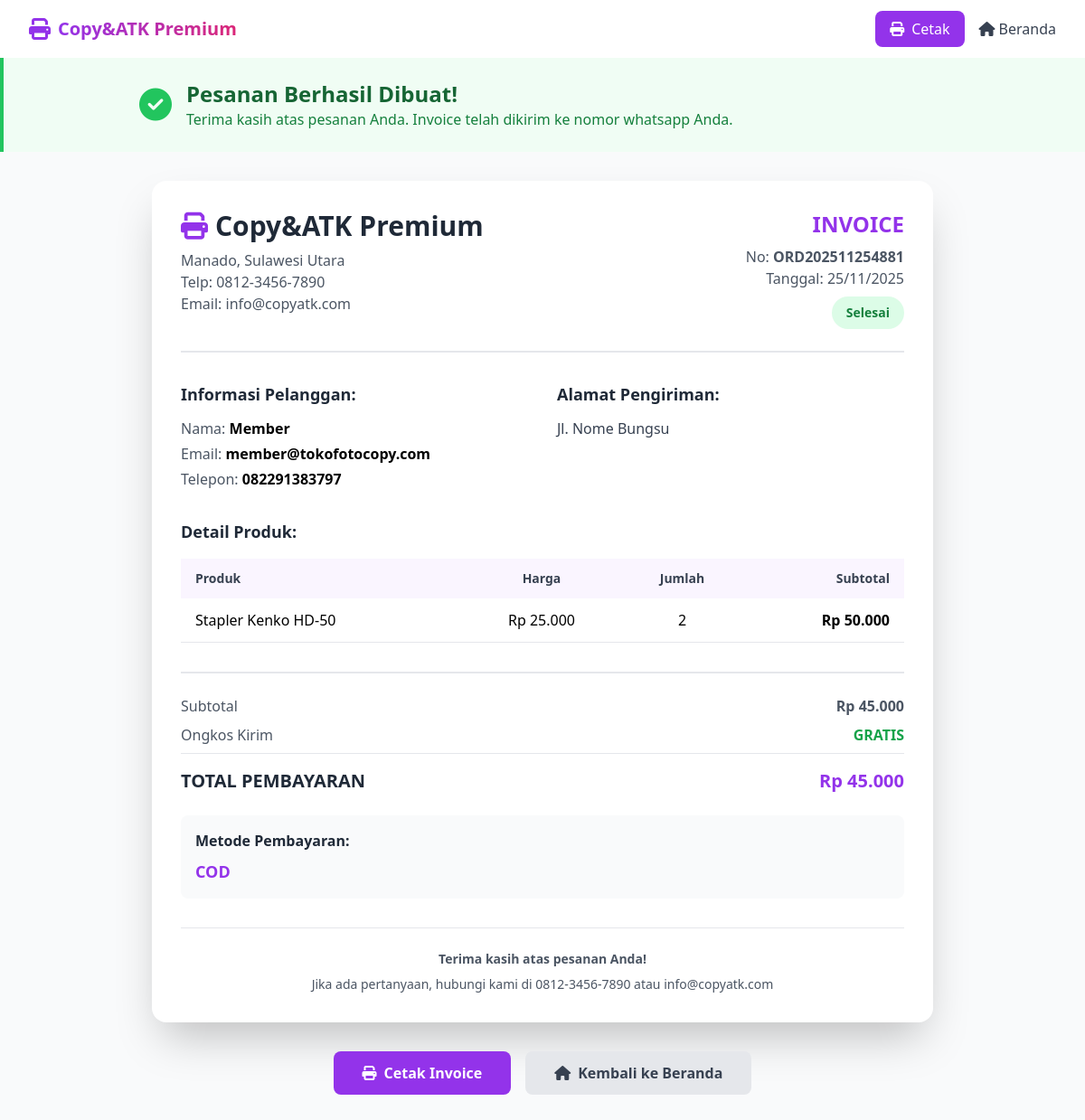
The app's page /invoice.php?kode=ORD202511254881 with its own data.
### tables this page shows
CREATE TABLE `pesanan` (
  `id` int NOT NULL,
  `user_id` int DEFAULT NULL,
  `kode_pesanan` varchar(50) NOT NULL,
  `nama_customer` varchar(100) NOT NULL,
  `email_customer` varchar(100) DEFAULT NULL,
  `telepon_customer` varchar(20) NOT NULL,
  `alamat_pengiriman` text NOT NULL,
  `total_harga` decimal(12,2) NOT NULL,
  `kupon_id` int DEFAULT NULL,
  `kode_kupon` varchar(50) DEFAULT NULL,
  `nilai_diskon` decimal(12,2) DEFAULT '0.00',
  `metode_pembayaran` enum('COD','Transfer') NOT NULL,
  `status` enum('Pending','Diproses','Selesai','Dibatalkan') DEFAULT 'Pending',
  `catatan` text,
  `created_at` timestamp NULL DEFAULT CURRENT_TIMESTAMP,
  `updated_at` timestamp NULL DEFAULT CURRENT_TIMESTAMP ON UPDATE CURRENT_TIMESTAMP,
  `poin_didapat` int DEFAULT '0' COMMENT 'Jumlah poin yang didapat dari pesanan ini'
);

CREATE TABLE `detail_pesanan` (
  `id` int NOT NULL,
  `pesanan_id` int NOT NULL,
  `produk_id` int NOT NULL,
  `nama_produk` varchar(200) NOT NULL,
  `harga` decimal(10,2) NOT NULL,
  `jumlah` int NOT NULL,
  `subtotal` decimal(12,2) NOT NULL
);

### config/database.php (called while the page is built, shortened)
<?php
class Database {
    private $host = DB_HOST;
    private $user = DB_USER;
    private $pass = DB_PASS;
    private $dbname = DB_NAME;
    public function connect() {
        $this->conn = null;
        try {
            $this->conn = new mysqli($this->host, $this->user, $this->pass, $this->dbname);
            $this->conn->set_charset("utf8mb4");
        } catch(Exception $e) {
            die("Error Database: " . $e->getMessage());
        }
        return $this->conn;
    }
}
function getDB() {
    $database = new Database();
    return $database->connect();
}
function escape($string) {
    $db = getDB();
    return $db->real_escape_string($string);
}
?>

### invoice.php (the view, shortened to what this page needs)
<?php
require_once 'config/database.php';
$db = getDB();
$kode_pesanan = isset($_GET['kode']) ? escape($_GET['kode']) : '';
$query = "SELECT * FROM pesanan WHERE kode_pesanan = '$kode_pesanan'";
$result = $db->query($query);
$pesanan = $result->fetch_assoc();
$query_detail = "SELECT dp.*, p.foto
                 FROM detail_pesanan dp
                 LEFT JOIN produk p ON dp.produk_id = p.id
                 WHERE dp.pesanan_id = {$pesanan['id']}";
$detail_produk = $db->query($query_detail);
?>
<!DOCTYPE html>
<html lang="id">
<head>
    <script src="https://cdn.tailwindcss.com"></script>
    <link rel="stylesheet" href="https://cdnjs.cloudflare.com/ajax/libs/font-awesome/6.4.0/css/all.min.css">
</head>
<body class="bg-gray-50">
    <nav class="bg-white shadow-lg no-print">
        <div class="max-w-7xl mx-auto px-4 sm:px-6 lg:px-8">
            <div class="flex justify-between items-center h-16">
                <a href="index.php" class="flex items-center space-x-2">
                    <i class="fas fa-print text-purple-600 text-2xl"></i>
                    <span class="text-xl font-bold bg-gradient-to-r from-purple-600 to-pink-600 bg-clip-text text-transparent">
                    </span>
                </a>
                <div class="flex items-center gap-4">
                    <button onclick="window.print()" class="bg-purple-600 text-white px-4 py-2 rounded-lg hover:bg-purple-700 transition">
                        <i class="fas fa-print mr-2"></i>Cetak
                    </button>
                    <a href="index.php" class="text-gray-700 hover:text-purple-600">
                        <i class="fas fa-home mr-1"></i>Beranda
                    </a>
                </div>
            </div>
        </div>
    </nav>
    <div class="bg-green-50 border-l-4 border-green-500 p-6 no-print">
        <div class="max-w-4xl mx-auto">
            <div class="flex items-center">
                <i class="fas fa-check-circle text-green-500 text-4xl mr-4"></i>
                <div>
                    <h2 class="text-2xl font-bold text-green-800">Pesanan Berhasil Dibuat!</h2>
                    <p class="text-green-700">Terima kasih atas pesanan Anda. Invoice telah dikirim ke nomor whatsapp Anda.</p>
                </div>
            </div>
        </div>
    </div>
    <div class="max-w-4xl mx-auto px-4 py-8" id="printArea">
        <div class="bg-white rounded-2xl shadow-2xl p-8">
            <div class="flex justify-between items-start mb-8 pb-6 border-b-2">
                <div>
                    <div class="flex items-center gap-2 mb-2">
                        <i class="fas fa-print text-purple-600 text-3xl"></i>
                        <h1 class="text-3xl font-bold text-gray-800">Copy&ATK Premium</h1>
                    </div>
                    <p class="text-gray-600">Manado, Sulawesi Utara</p>
                    <p class="text-gray-600">Telp: 0812-3456-7890</p>
                    <p class="text-gray-600">Email: info@copyatk.com</p>
                </div>
                <div class="text-right">
                    <h2 class="text-2xl font-bold text-purple-600 mb-2">INVOICE</h2>
                    <p class="text-gray-600">No: <span class="font-bold"><?= $kode_pesanan ?></span></p>
                    <p class="text-gray-600">Tanggal: <?= date('d/m/Y', strtotime($pesanan['created_at'])) ?></p>
                    <span class="inline-block mt-2 px-4 py-2 rounded-full text-sm font-bold
                        <?php
                        if ($pesanan['status'] === 'Pending') echo 'bg-yellow-100 text-yellow-700';
                        elseif ($pesanan['status'] === 'Diproses') echo 'bg-blue-100 text-blue-700';
                        elseif ($pesanan['status'] === 'Selesai') echo 'bg-green-100 text-green-700';
                        else echo 'bg-red-100 text-red-700';
                        ?>">
                        <?= $pesanan['status'] ?>
                    </span>
                </div>
            </div>
            <div class="grid grid-cols-2 gap-8 mb-8">
                <div>
                    <h3 class="font-bold text-gray-800 mb-3 text-lg">Informasi Pelanggan:</h3>
                    <div class="space-y-1">
                        <p><span class="text-gray-600">Nama:</span> <span class="font-semibold"><?= $pesanan['nama_customer'] ?></span></p>
                        <?php if ($pesanan['email_customer']): ?>
                        <p><span class="text-gray-600">Email:</span> <span class="font-semibold"><?= $pesanan['email_customer'] ?></span></p>
                        <?php endif; ?>
                        <p><span class="text-gray-600">Telepon:</span> <span class="font-semibold"><?= $pesanan['telepon_customer'] ?></span></p>
                    </div>
                </div>
                <div>
                    <h3 class="font-bold text-gray-800 mb-3 text-lg">Alamat Pengiriman:</h3>
                    <p class="text-gray-700"><?= nl2br($pesanan['alamat_pengiriman']) ?></p>
                </div>
            </div>
            <?php if ($detail_produk->num_rows > 0): ?>
            <div class="mb-8">
                <h3 class="font-bold text-gray-800 mb-4 text-lg">Detail Produk:</h3>
                <table class="w-full">
                    <thead class="bg-purple-50">
                        <tr>
                            <th class="px-4 py-3 text-left text-sm font-semibold text-gray-700">Produk</th>
                            <th class="px-4 py-3 text-center text-sm font-semibold text-gray-700">Harga</th>
                            <th class="px-4 py-3 text-center text-sm font-semibold text-gray-700">Jumlah</th>
                            <th class="px-4 py-3 text-right text-sm font-semibold text-gray-700">Subtotal</th>
                        </tr>
                    </thead>
                    <tbody>
                        <?php while ($item = $detail_produk->fetch_assoc()): ?>
                        <tr class="border-b">
                            <td class="px-4 py-3"><?= $item['nama_produk'] ?></td>
                            <td class="px-4 py-3 text-center">Rp <?= number_format($item['harga'], 0, ',', '.') ?></td>
                            <td class="px-4 py-3 text-center"><?= $item['jumlah'] ?></td>
                            <td class="px-4 py-3 text-right font-semibold">Rp <?= number_format($item['subtotal'], 0, ',', '.') ?></td>
                        </tr>
                        <?php endwhile; ?>
                    </tbody>
                </table>
            </div>
            <?php endif; ?>
            <div class="border-t-2 pt-6">
                <div class="space-y-2 mb-6">
                    <div class="flex justify-between text-gray-600">
                        <span>Subtotal</span>
                        <span class="font-semibold">Rp <?= number_format($pesanan['total_harga'], 0, ',', '.') ?></span>
                    </div>
                    <div class="flex justify-between text-gray-600">
                        <span>Ongkos Kirim</span>
                        <span class="font-semibold text-green-600">GRATIS</span>
                    </div>
                    <div class="flex justify-between text-xl font-bold text-gray-800 pt-4 border-t">
                        <span>TOTAL PEMBAYARAN</span>
                        <span class="text-purple-600">Rp <?= number_format($pesanan['total_harga'], 0, ',', '.') ?></span>
                    </div>
                </div>
                <div class="bg-gray-50 rounded-lg p-4">
                    <p class="font-semibold text-gray-800 mb-2">Metode Pembayaran:</p>
                    <p class="text-lg font-bold text-purple-600"><?= $pesanan['metode_pembayaran'] ?></p>
                </div>
            </div>
            <div class="mt-8 pt-6 border-t text-center text-gray-600 text-sm">
                <p class="font-semibold mb-2">Terima kasih atas pesanan Anda!</p>
                <p>Jika ada pertanyaan, hubungi kami di 0812-3456-7890 atau info@copyatk.com</p>
            </div>
        </div>
    </div>
    <div class="max-w-4xl mx-auto px-4 pb-8 no-print">
        <div class="flex gap-4 justify-center">
            <button onclick="window.print()" class="bg-purple-600 text-white px-8 py-3 rounded-lg font-semibold hover:bg-purple-700 transition">
                <i class="fas fa-print mr-2"></i>Cetak Invoice
            </button>
            <a href="index.php" class="bg-gray-200 text-gray-700 px-8 py-3 rounded-lg font-semibold hover:bg-gray-300 transition">
                <i class="fas fa-home mr-2"></i>Kembali ke Beranda
            </a>
        </div>
    </div>
</body>
</html>

### records on screen
pesanan: created_at "25/11/2025", status "Selesai", nama_customer "Member", email_customer "member@tokofotocopy.com", telepon_customer "082291383797", alamat_pengiriman "Jl. Nome Bungsu", total_harga "45.000", metode_pembayaran "COD"
detail_pesanan: nama_produk "Stapler Kenko HD-50", harga "25.000", jumlah "2", subtotal "50.000"

### other values on screen
$kode_pesanan "ORD202511254881"
